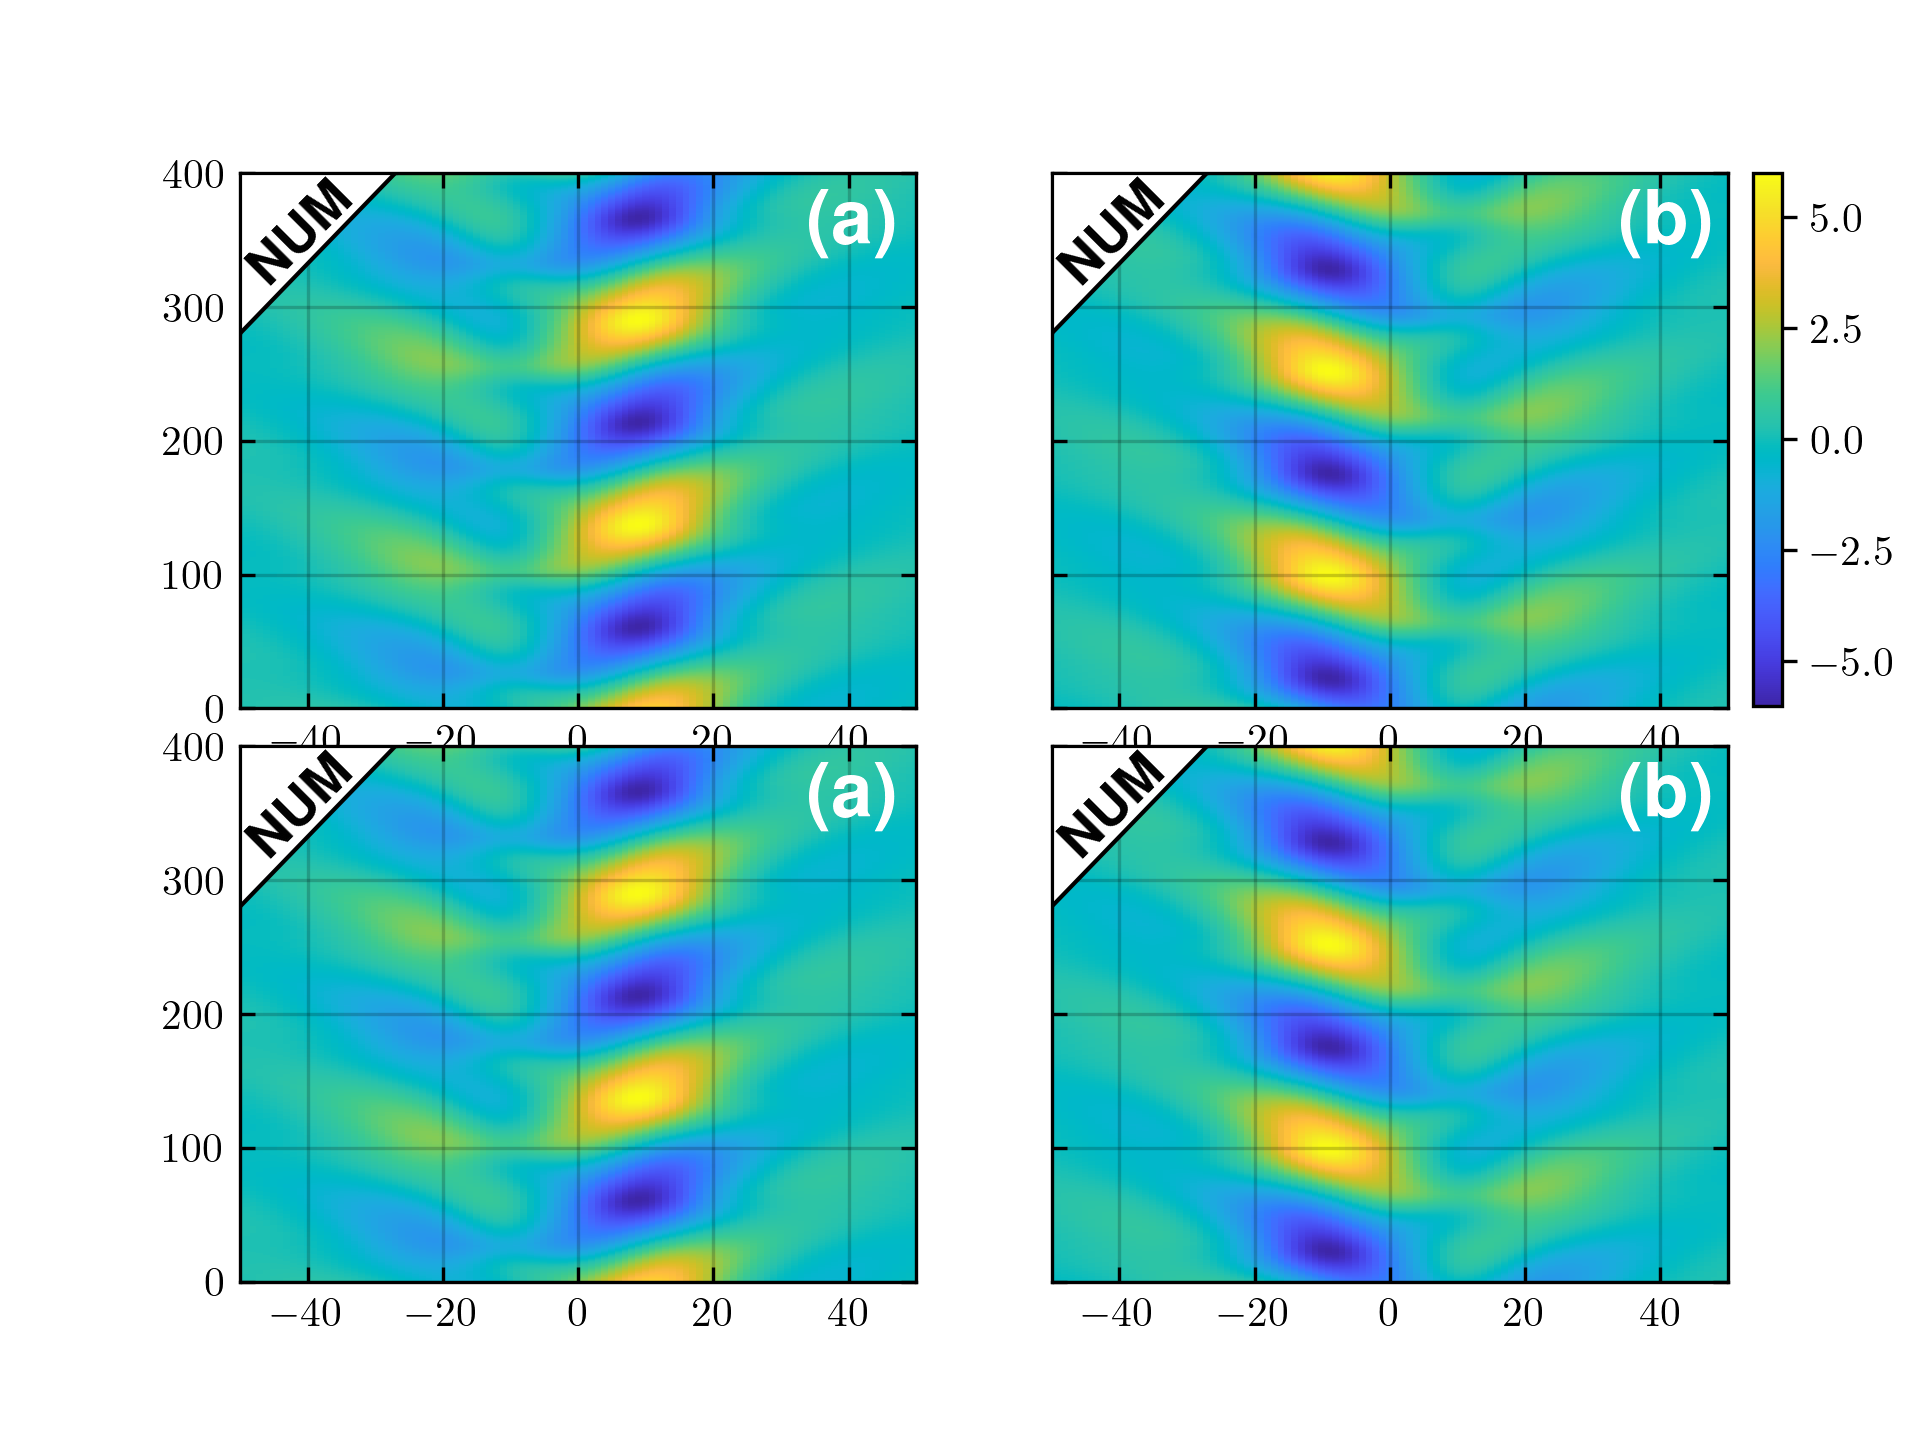

Recreate this plot in Python.
from back_process import *


if __name__ == "__main__":
    principal_sim = "C:/mnustes_science/simulation_data/FD/PDNLS_extended_PT/extras"
    principal_exp = "C:/mnustes_science/experimental_data"
    dir_02 = principal_sim + "/dimensional_dist_02/alpha=6.5240/beta=1.000/mu=0.1000/nu=0.0180/sigma=6.000/gamma=0.1850/dist=31.000"#/dist_03/alpha=13.0480/beta=1.000/mu=0.0950/nu=0.0180/sigma=12.6700/gamma=0.1690/dist=40.000"#
    dir_01 = principal_sim + "/dimensional_dist_02/alpha=6.5240/beta=1.000/mu=0.1000/nu=0.0180/sigma=6.000/gamma=0.1850/dist=21.0000"#"/dist_03/alpha=13.0480/beta=1.000/mu=0.0950/nu=0.0180/sigma=12.6700/gamma=0.1690/dist=31.000"#
    dir_03 = principal_exp + "/PT_04/f=14.20_a=10.00"
    dir_04 = principal_exp + "/PT_06/f=14.20_a=10.50_d2"

    beta = 0.004811649356064012

    Z_r_01 = np.loadtxt(dir_01 + '/field_real.txt', delimiter=',')
    Z_i_01 = np.loadtxt(dir_01 + '/field_img.txt', delimiter=',')
    X_01 = np.loadtxt(dir_01 + '/X.txt', delimiter=',')
    T_01 = np.loadtxt(dir_01 + '/T.txt', delimiter=',')
    Z_complex_01 = Z_r_01 + 1j * Z_i_01
    arg_01 = np.angle(Z_complex_01)
    Z_modulo_01 = np.absolute(Z_complex_01)
    Z_modulo_01 = filtro_superficie(Z_modulo_01, 2, "XY") / np.sqrt(beta)

    ###
    xi_exp, xf_exp = -150, 150
    xi_sim, xf_sim = -50, 50
    ti_exp_01, tf_exp_01 = 0, 400
    ti_exp_02, tf_exp_02 = 0, 400
    ti_sim, tf_sim = 0, 400

    data = [[X_01, T_01 - (T_01[-1] - 400), Z_r_01], [X_01, T_01 - (T_01[-1] - 400), Z_i_01]]
    metadata = [[-150, 150], [-150, 150], [-100, 100], [-100, 100]]

    fig, ((ax1, ax2), (ax3, ax4)) = plt.subplots(nrows=2, ncols=2)

    pc_01 = ax1.pcolor(data[0][0], data[0][1], data[0][2], cmap=parula_map)
    ax1.set_ylim(0, 400)
    ax1.set_xlim(xi_sim, xf_sim)
    ax1.grid(alpha=0.2, color="k")
    ax1.tick_params(axis="x", direction="in", top=True, bottom=True)
    ax1.tick_params(axis="y", direction="in", left=True, right=True)
    ax1.fill_between([xi_sim, xi_sim + 0.225 * (xf_sim - xi_sim)], [0.705 * (tf_sim - ti_sim), tf_sim], tf_sim, color="white", zorder=12)
    ax1.plot([xi_sim, xi_sim + 0.23 * (xf_sim - xi_sim)], [0.7 * (tf_sim - ti_sim), tf_sim], linewidth=1, color="k", zorder=12)
    ax1.plot([xi_sim, xi_sim + 0.23 * (xf_sim - xi_sim)], [tf_sim, tf_sim], linewidth=1, color="k", zorder=12)
    ax1.plot([xi_sim, xi_sim], [0.7 * (tf_sim - ti_sim), tf_sim], linewidth=1, color="k", zorder=12)
    ax1.text(xi_sim + 0.005 * (xf_sim - xi_sim), ti_sim + 0.795 * (tf_sim - ti_sim), "$\\textbf{NUM}$", fontsize=13, rotation=45, zorder=13)
    ax1.text(xi_sim + 0.84 * (xf_sim - xi_sim), ti_sim + 0.87 * (tf_sim - ti_sim), "$\\textbf{(a)}$", fontsize=18, rotation=0, zorder=13, color="white")
    #ax1.text(xi_sim + 0.84 * (xf_sim - xi_sim), ti_sim + 0.87 * (tf_sim - ti_sim), "$\\textbf{(e)}$", fontsize=18, rotation=0, zorder=13, color="white")

    pc_02 = ax2.pcolor(data[1][0], data[1][1], data[1][2], cmap=parula_map)
    ax2.set_ylim(0, 400)
    ax2.set_yticklabels([])
    ax2.set_xlim(xi_sim, xf_sim)
    ax2.grid(alpha=0.2, color="k")
    ax2.tick_params(axis="x", direction="in", top=True, bottom=True)
    ax2.tick_params(axis="y", direction="in", left=True, right=True, zorder=10)
    ax2.fill_between([xi_sim, xi_sim + 0.225 * (xf_sim - xi_sim)], [0.705 * (tf_sim - ti_sim), tf_sim], tf_sim, color="white", zorder=12)
    ax2.plot([xi_sim, xi_sim + 0.23 * (xf_sim - xi_sim)], [0.7 * (tf_sim - ti_sim), tf_sim], linewidth=1, color="k", zorder=12)
    ax2.plot([xi_sim, xi_sim + 0.23 * (xf_sim - xi_sim)], [tf_sim, tf_sim], linewidth=1, color="k", zorder=12)
    ax2.plot([xi_sim, xi_sim], [0.7 * (tf_sim - ti_sim), tf_sim], linewidth=1, color="k", zorder=12)
    ax2.text(xi_sim + 0.005 * (xf_sim - xi_sim), ti_sim + 0.795 * (tf_sim - ti_sim), "$\\textbf{NUM}$", fontsize=13, rotation=45, zorder=13)
    ax2.text(xi_sim + 0.84 * (xf_sim - xi_sim), ti_sim + 0.87 * (tf_sim - ti_sim), "$\\textbf{(b)}$", fontsize=18, rotation=0, zorder=13, color="white")
    #ax2.text(xi_sim + 0.84 * (xf_sim - xi_sim), ti_sim + 0.87 * (tf_sim - ti_sim), "$\\textbf{(f)}$", fontsize=18, rotation=0, zorder=13, color="white")

    pc_03 = ax3.pcolor(data[0][0], data[0][1], data[0][2], cmap=parula_map)
    ax3.set_ylim(0, 400)
    ax3.set_xlim(xi_sim, xf_sim)
    ax3.grid(alpha=0.2, color="k")
    ax3.tick_params(axis="x", direction="in", top=True, bottom=True)
    ax3.tick_params(axis="y", direction="in", left=True, right=True)
    ax3.fill_between([xi_sim, xi_sim + 0.225 * (xf_sim - xi_sim)], [0.705 * (tf_sim - ti_sim), tf_sim], tf_sim, color="white", zorder=12)
    ax3.plot([xi_sim, xi_sim + 0.23 * (xf_sim - xi_sim)], [0.7 * (tf_sim - ti_sim), tf_sim], linewidth=1, color="k", zorder=12)
    ax3.plot([xi_sim, xi_sim + 0.23 * (xf_sim - xi_sim)], [tf_sim, tf_sim], linewidth=1, color="k", zorder=12)
    ax3.plot([xi_sim, xi_sim], [0.7 * (tf_sim - ti_sim), tf_sim], linewidth=1, color="k", zorder=12)
    ax3.text(xi_sim + 0.005 * (xf_sim - xi_sim), ti_sim + 0.795 * (tf_sim - ti_sim), "$\\textbf{NUM}$", fontsize=13, rotation=45, zorder=13)
    ax3.text(xi_sim + 0.84 * (xf_sim - xi_sim), ti_sim + 0.87 * (tf_sim - ti_sim), "$\\textbf{(a)}$", fontsize=18, rotation=0, zorder=13, color="white")
    #ax1.text(xi_sim + 0.84 * (xf_sim - xi_sim), ti_sim + 0.87 * (tf_sim - ti_sim), "$\\textbf{(e)}$", fontsize=18, rotation=0, zorder=13, color="white")

    pc_04 = ax4.pcolor(data[1][0], data[1][1], data[1][2], cmap=parula_map)
    ax4.set_ylim(0, 400)
    ax4.set_yticklabels([])
    ax4.set_xlim(xi_sim, xf_sim)
    ax4.grid(alpha=0.2, color="k")
    ax4.tick_params(axis="x", direction="in", top=True, bottom=True)
    ax4.tick_params(axis="y", direction="in", left=True, right=True, zorder=10)
    ax4.fill_between([xi_sim, xi_sim + 0.225 * (xf_sim - xi_sim)], [0.705 * (tf_sim - ti_sim), tf_sim], tf_sim, color="white", zorder=12)
    ax4.plot([xi_sim, xi_sim + 0.23 * (xf_sim - xi_sim)], [0.7 * (tf_sim - ti_sim), tf_sim], linewidth=1, color="k", zorder=12)
    ax4.plot([xi_sim, xi_sim + 0.23 * (xf_sim - xi_sim)], [tf_sim, tf_sim], linewidth=1, color="k", zorder=12)
    ax4.plot([xi_sim, xi_sim], [0.7 * (tf_sim - ti_sim), tf_sim], linewidth=1, color="k", zorder=12)
    ax4.text(xi_sim + 0.005 * (xf_sim - xi_sim), ti_sim + 0.795 * (tf_sim - ti_sim), "$\\textbf{NUM}$", fontsize=13, rotation=45, zorder=13)
    ax4.text(xi_sim + 0.84 * (xf_sim - xi_sim), ti_sim + 0.87 * (tf_sim - ti_sim), "$\\textbf{(b)}$", fontsize=18, rotation=0, zorder=13, color="white")
    #ax2.text(xi_sim + 0.84 * (xf_sim - xi_sim), ti_sim + 0.87 * (tf_sim - ti_sim), "$\\textbf{(f)}$", fontsize=18, rotation=0, zorder=13, color="white")


    plt.subplots_adjust(wspace=0.2, hspace=0.07)
    #cax_01 = fig.add_axes([0.49, 0.51, 0.015, 0.37])
    #fig.colorbar(pc_01, cax=cax_01)
    cax_02 = fig.add_axes([0.913, 0.51, 0.015, 0.37])
    fig.colorbar(pc_02, cax=cax_02)
    savedirectory = "C:/mnustes_science/simulation_data/FD/PDNLS_extended_PT/extras/dimensional/analysis/figures"
    plt.savefig('Fig03a.png', dpi=300)
    plt.close()